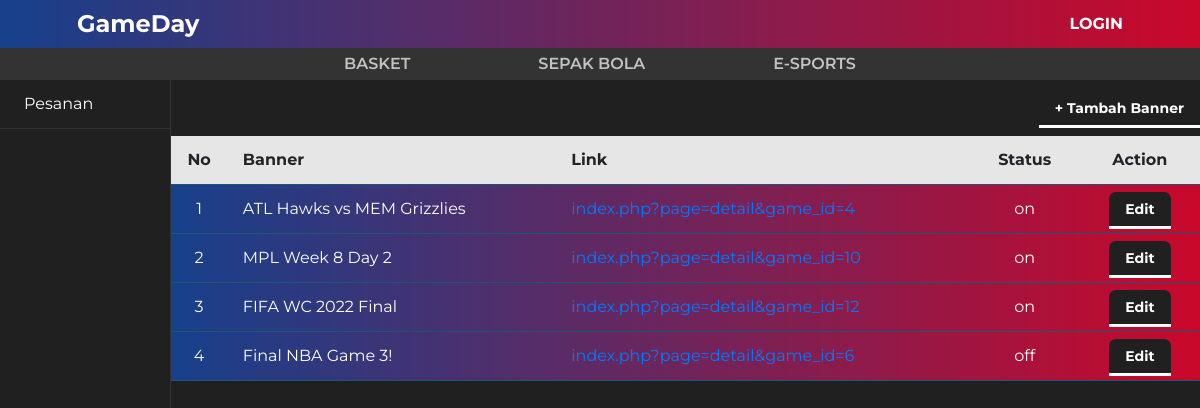
Screenshot of /index.php?page=my_profile&module=banner&action=list with the database file from the repository.
### tables this page shows
CREATE TABLE `kategori` (
  `kategori_id` int(11) NOT NULL,
  `kategori` varchar(250) NOT NULL,
  `status` enum('on','off') NOT NULL
);

CREATE TABLE `banner` (
  `banner_id` int(11) NOT NULL,
  `banner` varchar(100) NOT NULL,
  `gambar` varchar(200) NOT NULL,
  `link` varchar(150) NOT NULL,
  `status` enum('on','off') NOT NULL
);

### module/banner/list.php (the view)
<div id="frame-tambah">
	<a class="tombol-action" href="<?php echo BASE_URL . "index.php?page=my_profile&module=banner&action=form" ?>">+ Tambah Banner</a>
</div>
<?php
	$no = 1;
	$queryBanner = mysqli_query($koneksi, "SELECT * FROM banner ORDER BY banner_id DESC");
	if (mysqli_num_rows($queryBanner) == 0) {
		echo "<h3>Saat ini belum ada banner di dalam database</h3>";
	} else {
		echo "<table class='table-list'>";
			echo "<tr class='baris-title'>
							<th class='kolom-nomor'>No</th>
							<th class='kiri'>Banner</th>
							<th class='kiri'>Link</th>
							<th class='tengah'>Status</th>
							<th class='tengah'>Action</th>
						</tr>";
		while ( $rowBanner = mysqli_fetch_array($queryBanner)) {
			echo "<tr>
							<td class='kolom-nomor'>$no</td>
							<td class='kiri'>$rowBanner[banner]</td>
							<td class='kiri'>
								<a href='".BASE_URL."$rowBanner[link]' target='_blank' rel='noopener noreferrer'>$rowBanner[link]</a>
							</td>
							<td class='tengah'>$rowBanner[status]</td>
							<td class='tengah'>
								<a class='tombol-action' href='".BASE_URL."index.php?page=my_profile&module=banner&action=form&banner_id=$rowBanner[banner_id]'>Edit</a>
							</td>
						</tr>";
			$no++;
		}
		echo "</table>";
	}
?>

### index.php (shortened to what this page needs)
<?php
include_once('./function/koneksi.php');
$user_id = isset($_SESSION['user_id']) ? $_SESSION['user_id'] : false;
$page = isset($_GET['page']) ? $_GET['page'] : false;
?>
<!DOCTYPE html>
<html lang="en">
<head>
	<link rel="stylesheet" href="https://cdn.jsdelivr.net/npm/bootstrap@4.0.0/dist/css/bootstrap.min.css">
	<link rel="stylesheet" href="css/style.css">
	<link rel="stylesheet" href="css/banner.css">
</head>
<body>
	<header>
		<div class="nav__upper">
			<a href="<?php echo BASE_URL ?>" class="logo">GameDay</a>
			<ul class="nav__upperlink">
				<li>
					<?php
					if ($user_id) {
						echo "
								<a href='" . BASE_URL . "index.php?page=my_profile&module=pesanan&action=list'>My Profile</a>
								<li><a href='" . BASE_URL . "logout.php'>Logout</a></li>";
					} else {
						echo "<a href='" . BASE_URL . "index.php?page=login'>Login</a>";
					}
					?></li>
			</ul>
		</div>
		<div class="nav__lower">
			<ul class="nav__lowerlink">
				<?php
					$queryKategori = mysqli_query($koneksi, "SELECT * FROM kategori WHERE status='on'");
					while ($rowKategori = mysqli_fetch_assoc($queryKategori)){
						if (@$_GET['kategori_id'] == $rowKategori['kategori_id']) {
							echo "<li><a class='active' href=" . BASE_URL . "index.php?kategori_id=$rowKategori[kategori_id]" . ">$rowKategori[kategori]</a></li>";
						} else {
							echo "<li><a href=" . BASE_URL . "index.php?kategori_id=$rowKategori[kategori_id]" . ">$rowKategori[kategori]</a></li>";
						}
					}
				?>
			</ul>
		</div>
	</header>
	<main id="content">
		<?php
		$filename = "$page.php";
		if (file_exists($filename)) {
			include_once($filename);
		} else {
			include("./main.php");
		}
		?>
	</main>
</body>
</html>

### css/style.css (style rules this page uses)
:root { --primary: #17408b; --secondary: #c9082a; --background: #202020; --background-var: #333; --background-light: #7a7a7a; --white: #ffffff; --black: #000; --gradient-horizontal: linear-gradient( 90deg, rgba(23, 64, 139, 1) 0%, rgba(201, 8, 42, 1) 100% ); --gradient-vertical: linear-gradient( 180deg, rgba(23, 64, 139, 1) 0%, rgba(201, 8, 42, 1) 100% ); }
*, *::before, *::after { margin: 0; padding: 0; box-sizing: border-box; }
body { font-family: "Montserrat", sans-serif; background-color: var(--background); }
dl, ol, ul { margin: 0; }
header { position: sticky; top: 0; z-index: 999; }
.logo { text-decoration: none; color: var(--white) !important; font-weight: 700; font-size: 1.5rem; grid-column: 2 / span 1; align-self: center; }
.nav__upper { background: rgb(23, 64, 139); background: var(--gradient-horizontal); height: 3rem; display: grid; grid-template-columns: 1fr auto minmax(400px, 12fr) 1fr; }
.nav__upperlink { grid-column: 3 / span 1; display: flex; justify-content: flex-end; align-items: center; list-style-type: none; margin-bottom: 0 !important; }
.nav__upperlink li { margin-left: 3em; }
.nav__upperlink li a { color: var(--white); font-weight: 700; font-size: 1rem; text-decoration: none; text-transform: uppercase; position: relative; }
.nav__upperlink li a::after { content: ""; position: absolute; left: 0; bottom: -0.125em; background-color: var(--white); border-radius: 12px; height: 0.125em; width: 100%; transform: scaleX(0); transform-origin: left; transition: transform 300ms ease-in-out; }
.nav__lower { display: flex; justify-content: center; }
.nav__lowerlink { background-color: var(--background-var); list-style-type: none; display: flex; justify-content: center; gap: 8em; width: 100%; padding-block: 0.25em; }
.nav__lowerlink li a { color: rgb(255, 255, 255, 0.7); font-weight: 600; font-size: 1rem; text-decoration: none; text-transform: uppercase; position: relative; transition: color 200ms ease-in-out; }
.nav__lowerlink li a::after { content: ""; position: absolute; left: 0; bottom: -0.35em; background-color: var(--secondary); border-radius: 12px; border-bottom-left-radius: 0; border-bottom-right-radius: 0; height: 0.25em; width: 100%; transform: scaleY(0); transform-origin: bottom; transition: transform 300ms ease-in-out; }
.tombol-action { cursor: pointer; position: relative; background: var(--background); padding: 0.5rem 1rem; border-top: none; border-left: none; border-right: none; border-bottom: 0.25em solid var(--white); border-radius: 0.5em; border-bottom-left-radius: 0; border-bottom-right-radius: 0; color: var(--white); font-size: 0.875rem; font-weight: 700; font-family: "Montserrat", sans-serif; text-decoration: none; transition: border 300ms ease-in-out; }
.tombol-action::after { content: ""; color: var(--white); position: absolute; left: 0; bottom: -0.25em; background-color: var(--secondary); border-bottom-left-radius: 0; border-bottom-right-radius: 0; height: 0.25em; width: 100%; transform: scaleX(0); transform-origin: center; transition: transform 350ms cubic-bezier(0.95, 0.13, 0, 0.99); }
#frame-tambah { margin-block: 1em; text-align: right; }
.table-list { width: 100%; border-collapse: collapse; }
.table-list tr { border-bottom: 1px solid #1e5474; background: var(--gradient-horizontal); }
.table-list tr.baris-title { background: #e6e6e6; }
.table-list tr th, .table-list tr td { padding: 0.75em 1em; }
.table-list tr td { color: var(--white); }
.kolom-nomor { width: 20px; text-align: center; }
.tengah { text-align: center; }
.kiri { text-align: left; }

### rows the page displays
kategori: kategori "BASKET"
kategori: kategori "SEPAK BOLA"
kategori: kategori "E-SPORTS"
banner: banner "ATL Hawks vs MEM Grizzlies", link "index.php?page=detail&game_id=4", status "on"
banner: banner "MPL Week 8 Day 2", link "index.php?page=detail&game_id=10", status "on"
banner: banner "FIFA WC 2022 Final", link "index.php?page=detail&game_id=12", status "on"
banner: banner "Final NBA Game 3!", link "index.php?page=detail&game_id=6", status "off"
